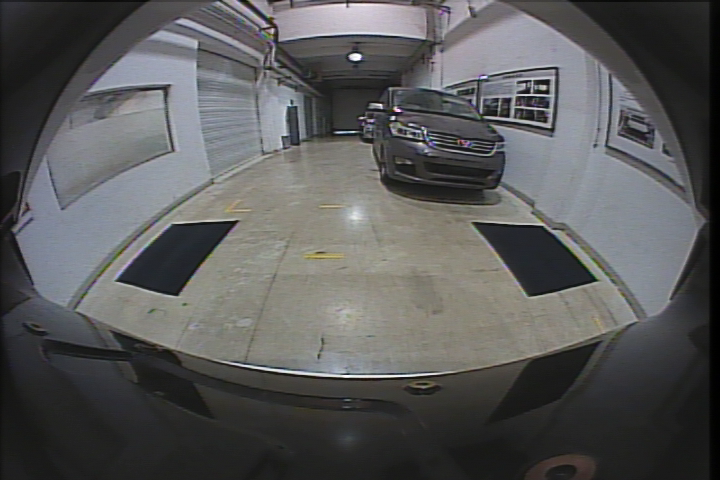
#> input picture 2.lens/BACK_0.bmp, 720 x 480 px
$ python len.py   (Python 2 division)
#> lines starting #> are read from the running program, lines starting #| are printed output that depends on the picture
#> further down, im is the input picture: PIL image 720x480 RGB; mean R, G, B 88.9, 89.2, 89.3
from PIL import Image
import math

def fish_eye_dis(img):
    "fish eye distortion"
    width_in, height_in = img.size;
#> width_in = 720; height_in = 480
    im_out = Image.new("RGB",(width_in,height_in));
#> im_out: PIL image 720x480 RGB; every value is 0
    radius = max(width_in, height_in)/2;
#> radius = 360
	#assume the fov is 180
	#R = f*theta
    lens = radius*2/math.pi;
#> lens = 229.2
    for i in range(width_in):
        for j in range(height_in):
            #offset to center
            x = i - width_in/2;
            y = j - height_in/2;
            r = math.sqrt(x*x + y*y);
            theta = math.atan(r/radius);
            if theta<0.00001:
                k = 1;
            else:
                k = lens*theta/r;

            src_x = x*k;
            src_y = y*k;
            src_x = src_x+width_in/2;
            src_y = src_y+height_in/2;
            pixel = im.getpixel((src_x,src_y));
            im_out.putpixel((i,j),pixel);
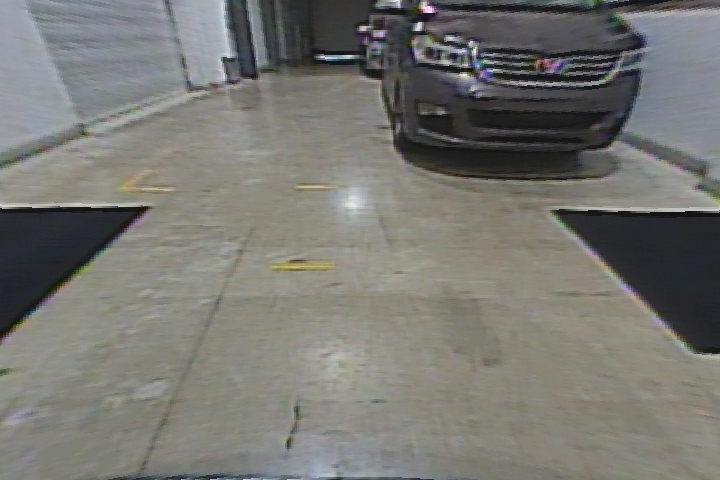
#> im_out: PIL image 720x480 RGB; mean R, G, B 119.5, 119, 114.4

    return im_out;


if __name__=="__main__":
    input_name = "BACK_0.bmp";
    output_name = "BACK_0_out.bmp";
    im = Image.open(input_name);
    img_out = fish_eye_dis(im);
    img_out.save(output_name);

    print "fish eye distortion completely, save image to %s" % output_name

$ run again, with 2.lens/FRONT_0.bmp copied over 2.lens/BACK_0.bmp
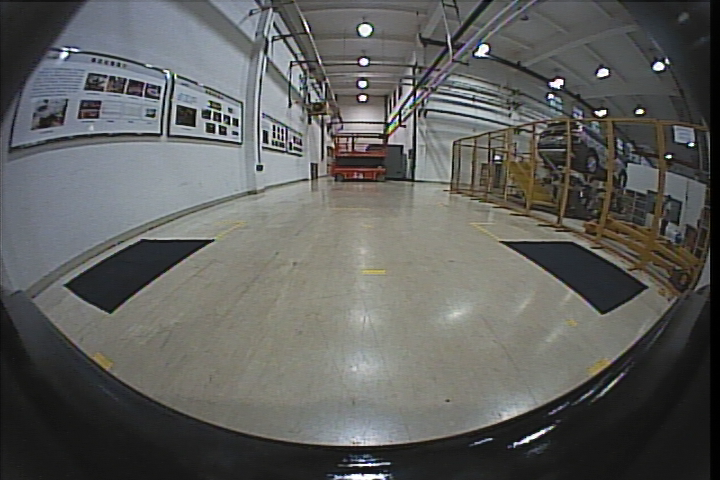
#> input picture 2.lens/FRONT_0.bmp, 720 x 480 px
#> im is the input picture: PIL image 720x480 RGB; mean R, G, B 94.8, 95.5, 93.3
#> after the loop in fish_eye_dis, `for i in range(width_in):`:
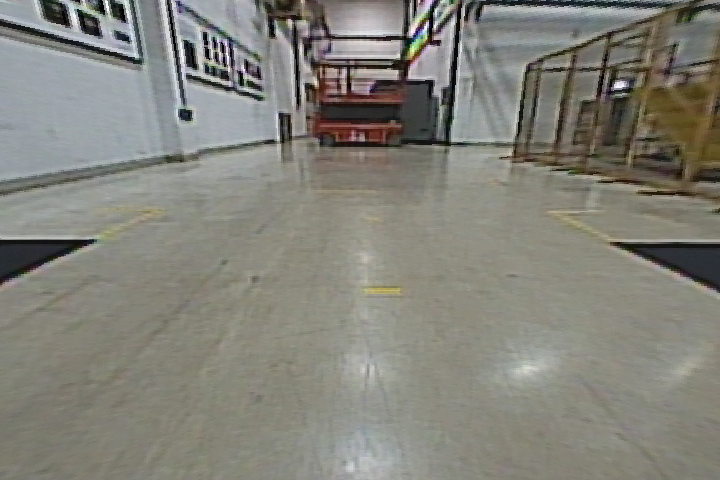
#> im_out: PIL image 720x480 RGB; mean R, G, B 131, 130.1, 121.8

$ run again, with 2.lens/LEFT_0.bmp copied over 2.lens/BACK_0.bmp
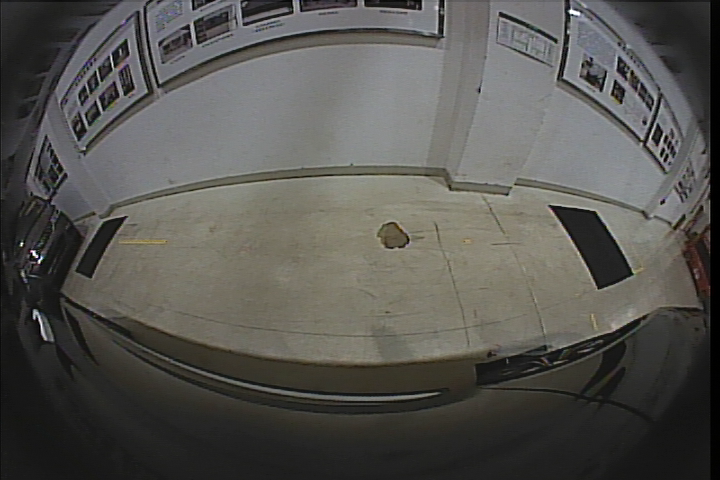
#> input picture 2.lens/LEFT_0.bmp, 720 x 480 px
#> im is the input picture: PIL image 720x480 RGB; mean R, G, B 86.4, 85.3, 81.3
#> after the loop in fish_eye_dis, `for i in range(width_in):`:
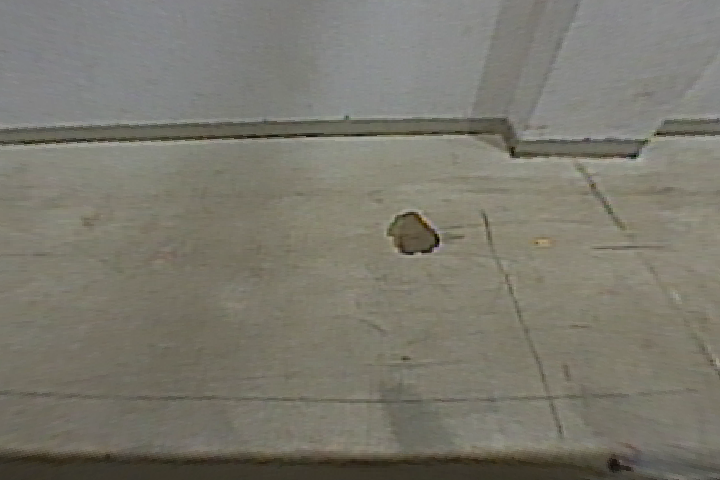
#> im_out: PIL image 720x480 RGB; mean R, G, B 122.5, 120.3, 109.6

$ run again, with 2.lens/RIGHT_0.bmp copied over 2.lens/BACK_0.bmp
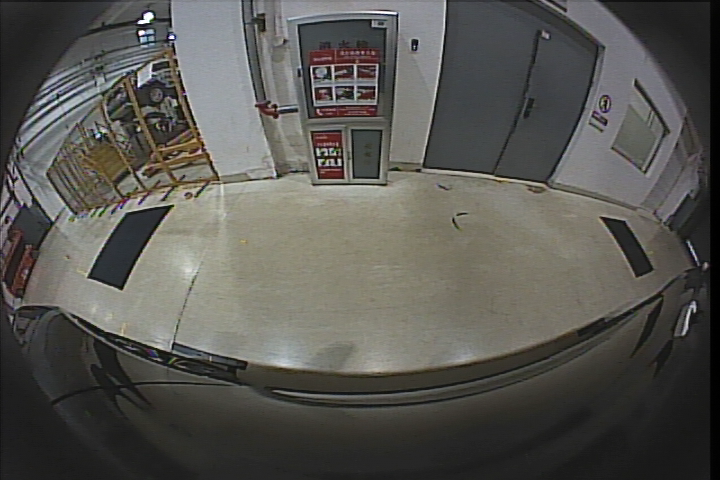
#> input picture 2.lens/RIGHT_0.bmp, 720 x 480 px
#> im is the input picture: PIL image 720x480 RGB; mean R, G, B 87.8, 86.8, 82.2
#> after the loop in fish_eye_dis, `for i in range(width_in):`:
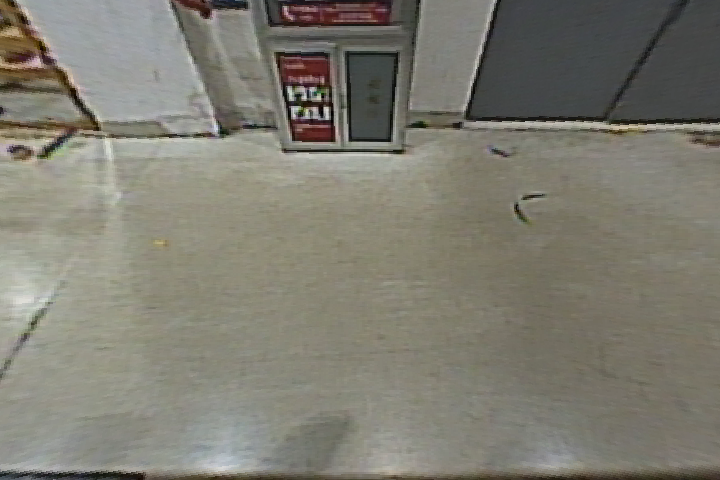
#> im_out: PIL image 720x480 RGB; mean R, G, B 126.5, 124.5, 113.5
